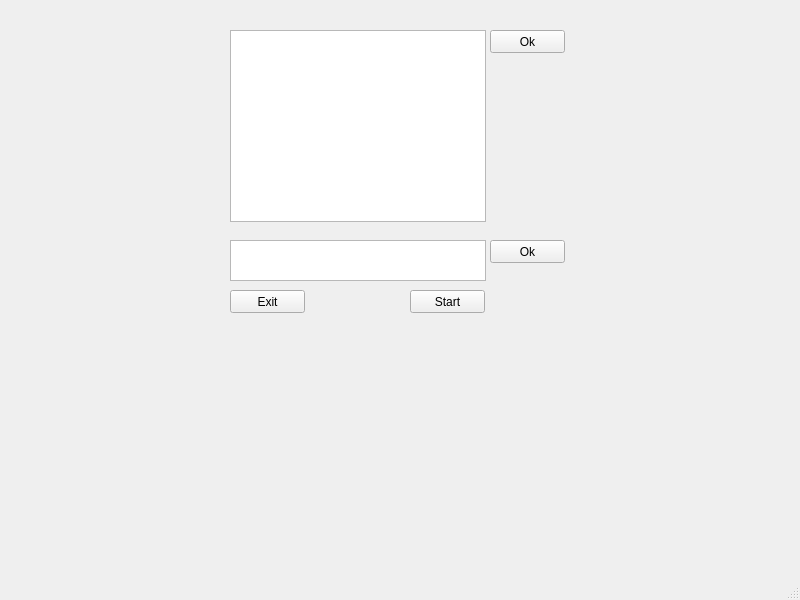
<?xml version="1.0" encoding="UTF-8"?>
<ui version="4.0">
 <class>MainWindow</class>
 <widget class="QMainWindow" name="MainWindow">
  <property name="geometry">
   <rect>
    <x>0</x>
    <y>0</y>
    <width>800</width>
    <height>600</height>
   </rect>
  </property>
  <property name="windowTitle">
   <string>MainWindow</string>
  </property>
  <widget class="QWidget" name="centralwidget">
   <widget class="QListView" name="CheckList">
    <property name="geometry">
     <rect>
      <x>230</x>
      <y>30</y>
      <width>256</width>
      <height>192</height>
     </rect>
    </property>
   </widget>
   <widget class="QListView" name="DragDrop">
    <property name="geometry">
     <rect>
      <x>230</x>
      <y>240</y>
      <width>256</width>
      <height>41</height>
     </rect>
    </property>
   </widget>
   <widget class="QPushButton" name="StartButton">
    <property name="geometry">
     <rect>
      <x>410</x>
      <y>290</y>
      <width>75</width>
      <height>23</height>
     </rect>
    </property>
    <property name="text">
     <string>Start</string>
    </property>
   </widget>
   <widget class="QPushButton" name="ExitButton">
    <property name="geometry">
     <rect>
      <x>230</x>
      <y>290</y>
      <width>75</width>
      <height>23</height>
     </rect>
    </property>
    <property name="text">
     <string>Exit</string>
    </property>
   </widget>
   <widget class="QPushButton" name="OkButton">
    <property name="geometry">
     <rect>
      <x>490</x>
      <y>30</y>
      <width>75</width>
      <height>23</height>
     </rect>
    </property>
    <property name="text">
     <string>Ok</string>
    </property>
   </widget>
   <widget class="QPushButton" name="OkButton_2">
    <property name="geometry">
     <rect>
      <x>490</x>
      <y>240</y>
      <width>75</width>
      <height>23</height>
     </rect>
    </property>
    <property name="text">
     <string>Ok</string>
    </property>
   </widget>
  </widget>
  <widget class="QMenuBar" name="menubar">
   <property name="geometry">
    <rect>
     <x>0</x>
     <y>0</y>
     <width>800</width>
     <height>21</height>
    </rect>
   </property>
  </widget>
  <widget class="QStatusBar" name="statusbar"/>
 </widget>
 <resources/>
 <connections/>
</ui>
